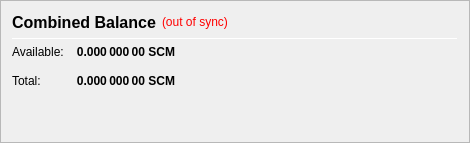
                   <widget class="QFrame" name="frame_CombinedBalances">
                    <property name="minimumSize">
                     <size>
                      <width>470</width>
                      <height>0</height>
                     </size>
                    </property>
                    <property name="frameShape">
                     <enum>QFrame::StyledPanel</enum>
                    </property>
                    <property name="frameShadow">
                     <enum>QFrame::Raised</enum>
                    </property>
                    <layout class="QVBoxLayout" name="verticalLayout_5">
                     <item>
                      <layout class="QHBoxLayout" name="horizontalLayout_5" stretch="0,0,0">
                       <item>
                        <widget class="QLabel" name="label_5z">
                         <property name="minimumSize">
                          <size>
                           <width>0</width>
                           <height>20</height>
                          </size>
                         </property>
                         <property name="font">
                          <font>
                           <pointsize>12</pointsize>
                           <weight>75</weight>
                           <bold>true</bold>
                          </font>
                         </property>
                         <property name="toolTip">
                          <string>Combined Balance (including unconfirmed and immature coins)</string>
                         </property>
                         <property name="text">
                          <string>Combined Balance</string>
                         </property>
                        </widget>
                       </item>
                       <item>
                        <widget class="QLabel" name="labelWalletStatus">
                         <property name="cursor">
                          <cursorShape>WhatsThisCursor</cursorShape>
                         </property>
                         <property name="toolTip">
                          <string>The displayed information may be out of date. Your wallet automatically synchronizes with the Scamar network after a connection is established, but this process has not completed yet.</string>
                         </property>
                         <property name="styleSheet">
                          <string notr="true">QLabel { color: red; }</string>
                         </property>
                         <property name="text">
                          <string notr="true">(out of sync)</string>
                         </property>
                         <property name="alignment">
                          <set>Qt::AlignLeading|Qt::AlignLeft|Qt::AlignVCenter</set>
                         </property>
                        </widget>
                       </item>
                       <item>
                        <spacer name="horizontalSpacer_1">
                         <property name="orientation">
                          <enum>Qt::Horizontal</enum>
                         </property>
                         <property name="sizeHint" stdset="0">
                          <size>
                           <width>40</width>
                           <height>20</height>
                          </size>
                         </property>
                        </spacer>
                       </item>
                      </layout>
                     </item>
                     <item>
                      <widget class="Line" name="line_CombinedBalance">
                       <property name="minimumSize">
                        <size>
                         <width>0</width>
                         <height>1</height>
                        </size>
                       </property>
                       <property name="maximumSize">
                        <size>
                         <width>16777215</width>
                         <height>1</height>
                        </size>
                       </property>
                       <property name="orientation">
                        <enum>Qt::Horizontal</enum>
                       </property>
                      </widget>
                     </item>
                     <item>
                      <layout class="QGridLayout" name="gridLayout_3">
                       <property name="spacing">
                        <number>12</number>
                       </property>
                       <item row="1" column="0">
                        <widget class="QLabel" name="labelBalanceTextz">
                         <property name="text">
                          <string>Available:</string>
                         </property>
                        </widget>
                       </item>
                       <item row="1" column="1">
                        <widget class="QLabel" name="labelBalancez">
                         <property name="font">
                          <font>
                           <weight>75</weight>
                           <bold>true</bold>
                          </font>
                         </property>
                         <property name="cursor">
                          <cursorShape>IBeamCursor</cursorShape>
                         </property>
                         <property name="toolTip">
                          <string>Your current spendable balance</string>
                         </property>
                         <property name="text">
                          <string notr="true">0.000 000 00 SCM</string>
                         </property>
                         <property name="alignment">
                          <set>Qt::AlignRight|Qt::AlignTrailing|Qt::AlignVCenter</set>
                         </property>
                         <property name="textInteractionFlags">
                          <set>Qt::LinksAccessibleByMouse|Qt::TextSelectableByKeyboard|Qt::TextSelectableByMouse</set>
                         </property>
                        </widget>
                       </item>
                       <item row="2" column="0">
                        <widget class="QLabel" name="labelTotalTextz">
                         <property name="text">
                          <string>Total:</string>
                         </property>
                        </widget>
                       </item>
                       <item row="2" column="1">
                        <widget class="QLabel" name="labelTotalz">
                         <property name="font">
                          <font>
                           <weight>75</weight>
                           <bold>true</bold>
                          </font>
                         </property>
                         <property name="cursor">
                          <cursorShape>IBeamCursor</cursorShape>
                         </property>
                         <property name="toolTip">
                          <string>Total Balance, including all unavailable coins.</string>
                         </property>
                         <property name="text">
                          <string notr="true">0.000 000 00 SCM</string>
                         </property>
                         <property name="alignment">
                          <set>Qt::AlignRight|Qt::AlignTrailing|Qt::AlignVCenter</set>
                         </property>
                         <property name="textInteractionFlags">
                          <set>Qt::LinksAccessibleByMouse|Qt::TextSelectableByKeyboard|Qt::TextSelectableByMouse</set>
                         </property>
                        </widget>
                       </item>
                       <item row="2" column="3">
                        <spacer name="horizontalSpacer_2">
                         <property name="orientation">
                          <enum>Qt::Horizontal</enum>
                         </property>
                         <property name="sizeHint" stdset="0">
                          <size>
                           <width>40</width>
                           <height>20</height>
                          </size>
                         </property>
                        </spacer>
                       </item>
                      </layout>
                     </item>
                     <item>
                      <spacer name="verticalSpacer_1">
                       <property name="orientation">
                        <enum>Qt::Vertical</enum>
                       </property>
                       <property name="sizeHint" stdset="0">
                        <size>
                         <width>20</width>
                         <height>40</height>
                        </size>
                       </property>
                      </spacer>
                     </item>
                    </layout>
                   </widget>
